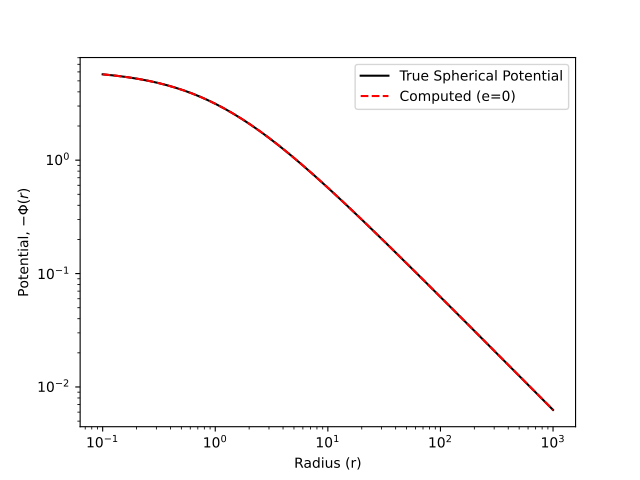

Generate this figure with Python:
from pisces.profiles.density import HernquistDensityProfile
from pisces.geometry.coordinate_systems import OblateHomoeoidalCoordinateSystem
import numpy as np
import matplotlib.pyplot as plt
dp = HernquistDensityProfile(rho_0=1, r_s=1)
r = np.geomspace(1e-1, 1e3, 1000)
known_potential = -2 * np.pi / (1 + r)
cs= OblateHomoeoidalCoordinateSystem(ecc=0.0)
coords = np.moveaxis(np.meshgrid(r,[0],[0],indexing='ij'),0,-1)
computed_potential = cs.solve_radial_poisson_problem(
    dp, coords)
_ = plt.loglog(r, -known_potential, label="True Spherical Potential",color='k',ls='-')
_ = plt.loglog(r, -computed_potential[:,0,0], label="Computed (e=0)",color='red',ls='--')
_ = plt.xlabel("Radius (r)")
_ = plt.ylabel(r"Potential, $-\Phi(r)$")
_ = plt.legend()
plt.show()
